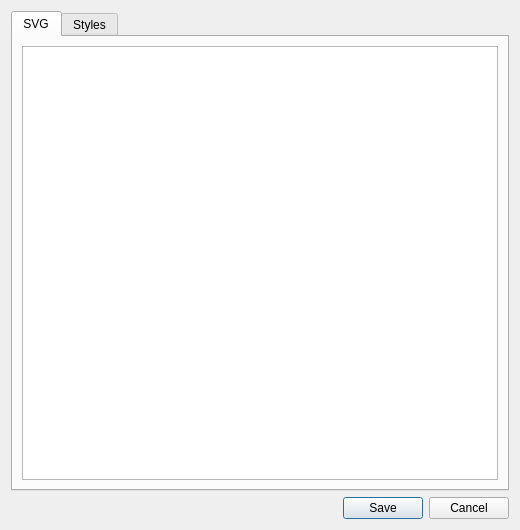
<?xml version="1.0" encoding="UTF-8"?>
<ui version="4.0">
 <author>
    SPDX-FileCopyrightText: none
    SPDX-License-Identifier: GPL-3.0-or-later
  </author>
 <class>WdgSvgTextEditor</class>
 <widget class="QWidget" name="WdgSvgTextEditor">
  <property name="geometry">
   <rect>
    <x>0</x>
    <y>0</y>
    <width>520</width>
    <height>530</height>
   </rect>
  </property>
  <layout class="QVBoxLayout" name="verticalLayout">
   <item>
    <widget class="QTabWidget" name="tabWidget">
     <property name="currentIndex">
      <number>0</number>
     </property>
     <widget class="QWidget" name="tabSvgTextEdit">
      <attribute name="title">
       <string>SVG</string>
      </attribute>
      <layout class="QGridLayout" name="gridLayout">
       <item row="0" column="0">
        <widget class="QTextEdit" name="svgTextEdit">
         <property name="acceptRichText">
          <bool>false</bool>
         </property>
        </widget>
       </item>
      </layout>
     </widget>
     <widget class="QWidget" name="tabSvgStylesEdit">
      <attribute name="title">
       <string>Styles</string>
      </attribute>
      <layout class="QGridLayout" name="gridLayout_2">
       <item row="0" column="0">
        <widget class="QTextEdit" name="svgStylesEdit"/>
       </item>
      </layout>
     </widget>
    </widget>
   </item>
   <item>
    <widget class="QDialogButtonBox" name="buttons">
     <property name="standardButtons">
      <set>QDialogButtonBox::Cancel|QDialogButtonBox::Save</set>
     </property>
    </widget>
   </item>
  </layout>
 </widget>
 <resources/>
 <connections/>
</ui>
